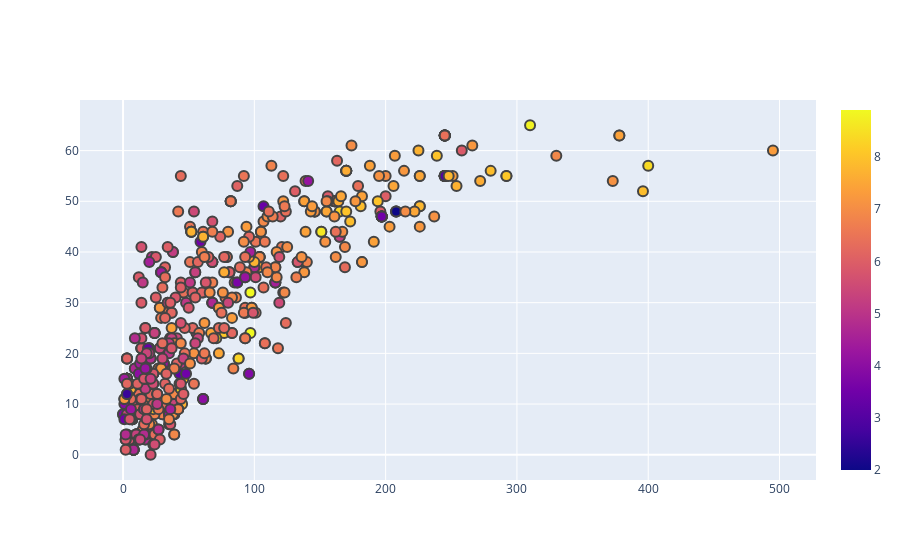

The notebook cell this image was saved under:
### Code cell
fig=go.Figure()
px.scatter(join_data2,x='tomatometer_fresh_critics_count',y='tomatometer_top_critics_count',color='Rating',
           size='runtime',hover_data=['Title'])
fig=go.Figure() #we usually do this when we need to add more details to the figure
fig.add_trace(go.Scatter(
x=join_data2.tomatometer_fresh_critics_count, y=join_data2.tomatometer_top_critics_count,
mode='markers', #little dots
marker_color=join_data2.Rating, #means, different color will represent differene sepal width
text=join_data2.Title, marker=dict(showscale=True)))
fig.update_traces(marker_line_width=2,marker_size=10)

### Figure 1 — Plotly figure (JSON) as saved in the notebook; plotly's stock layout.template omitted (floating-point values rounded to 4 significant figures; data arrays with more than 128 entries replaced by an {"elided": "..."} marker saying what was removed)
{"data": [{"marker": {"color": {"elided": "564 float values"}, "line": {"width": 2}, "showscale": true, "size": 10}, "mode": "markers", "text": {"elided": "564 str values"}, "type": "scatter", "x": {"elided": "564 int values"}, "y": {"elided": "564 int values"}}], "layout": {}}
